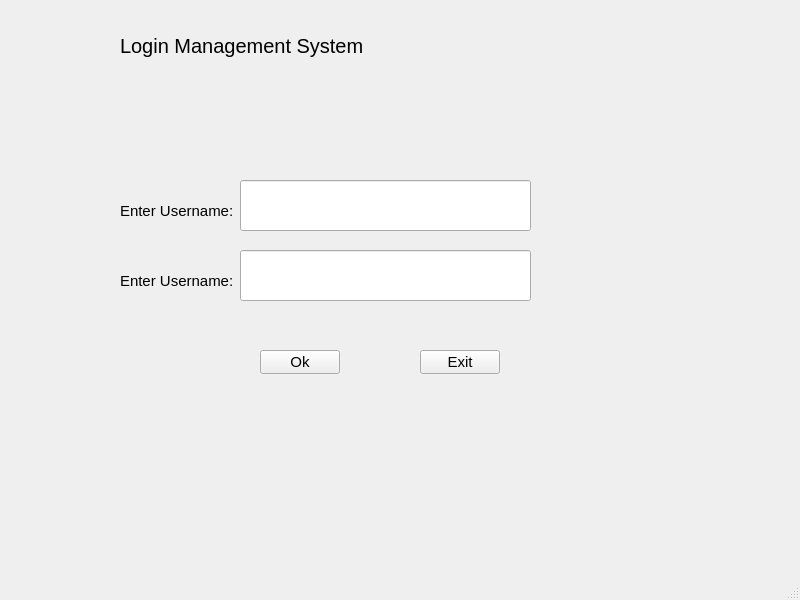
<?xml version="1.0" encoding="UTF-8"?>
<ui version="4.0">
 <class>MainWindow</class>
 <widget class="QMainWindow" name="MainWindow">
  <property name="geometry">
   <rect>
    <x>0</x>
    <y>0</y>
    <width>800</width>
    <height>600</height>
   </rect>
  </property>
  <property name="windowTitle">
   <string>MainWindow</string>
  </property>
  <widget class="QWidget" name="centralwidget">
   <widget class="QLabel" name="label">
    <property name="geometry">
     <rect>
      <x>120</x>
      <y>10</y>
      <width>371</width>
      <height>71</height>
     </rect>
    </property>
    <property name="styleSheet">
     <string notr="true">QLabel{
font-size: 20px;
color: black;
}</string>
    </property>
    <property name="text">
     <string>Login Management System</string>
    </property>
   </widget>
   <widget class="QLabel" name="label_2">
    <property name="geometry">
     <rect>
      <x>120</x>
      <y>190</y>
      <width>121</width>
      <height>41</height>
     </rect>
    </property>
    <property name="styleSheet">
     <string notr="true">QLabel{
font-size: 15px;
color: rgb(0, 0, 0);
}</string>
    </property>
    <property name="text">
     <string>Enter Username:</string>
    </property>
   </widget>
   <widget class="QLineEdit" name="lineEdit">
    <property name="geometry">
     <rect>
      <x>240</x>
      <y>180</y>
      <width>291</width>
      <height>51</height>
     </rect>
    </property>
    <property name="styleSheet">
     <string notr="true">QLineEdit{
font-size: 15px;
}</string>
    </property>
   </widget>
   <widget class="QLabel" name="label_3">
    <property name="geometry">
     <rect>
      <x>120</x>
      <y>260</y>
      <width>121</width>
      <height>41</height>
     </rect>
    </property>
    <property name="styleSheet">
     <string notr="true">QLabel{
font-size: 15px;
color: rgb(0, 0, 0);
}</string>
    </property>
    <property name="text">
     <string>Enter Username:</string>
    </property>
   </widget>
   <widget class="QLineEdit" name="lineEdit_2">
    <property name="geometry">
     <rect>
      <x>240</x>
      <y>250</y>
      <width>291</width>
      <height>51</height>
     </rect>
    </property>
    <property name="styleSheet">
     <string notr="true">QLineEdit{
font-size: 15px;
}</string>
    </property>
   </widget>
   <widget class="QPushButton" name="pushButton">
    <property name="geometry">
     <rect>
      <x>260</x>
      <y>350</y>
      <width>80</width>
      <height>24</height>
     </rect>
    </property>
    <property name="styleSheet">
     <string notr="true">QPushButton{
font-size: 15px;
}</string>
    </property>
    <property name="text">
     <string>Ok</string>
    </property>
   </widget>
   <widget class="QPushButton" name="pushButton_2">
    <property name="geometry">
     <rect>
      <x>420</x>
      <y>350</y>
      <width>80</width>
      <height>24</height>
     </rect>
    </property>
    <property name="styleSheet">
     <string notr="true">QPushButton{
font-size: 15px;
}</string>
    </property>
    <property name="text">
     <string>Exit</string>
    </property>
   </widget>
  </widget>
  <widget class="QMenuBar" name="menubar">
   <property name="geometry">
    <rect>
     <x>0</x>
     <y>0</y>
     <width>800</width>
     <height>21</height>
    </rect>
   </property>
  </widget>
  <widget class="QStatusBar" name="statusbar"/>
 </widget>
 <resources/>
 <connections/>
</ui>
